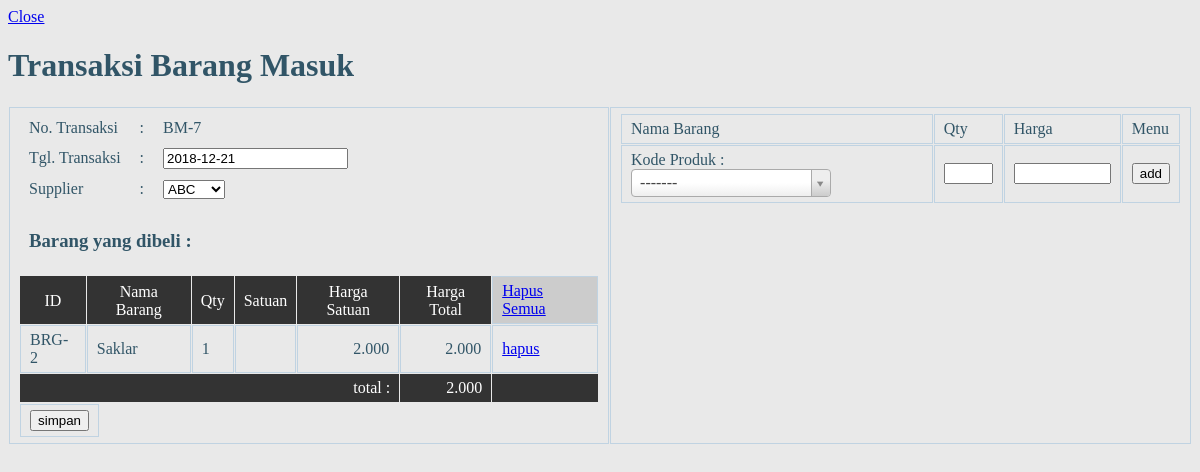
/form_beli.php, run on the app's committed database.
### tables this page shows
CREATE TABLE `temp_beli_detail` (
  `beli_id` varchar(9) NOT NULL,
  `barang_id` varchar(14) NOT NULL,
  `qty` smallint(7) NOT NULL,
  `harga_satuan` double(20,0) NOT NULL,
  `harga_total` double(20,0) NOT NULL
);

CREATE TABLE `barang` (
  `inc` int(9) NOT NULL AUTO_INCREMENT,
  `lokasi_id` int(11) NOT NULL,
  `barang_id` varchar(14) NOT NULL,
  `barang_nama` varchar(90) NOT NULL,
  `unit_id` tinyint(3) NOT NULL DEFAULT '0',
  `kategori_id` tinyint(3) DEFAULT NULL,
  `harga_beli` int(10) NOT NULL,
  `harga_jual` int(10) NOT NULL,
  `diskon` int(11) NOT NULL,
  `gambar` text,
  PRIMARY KEY (`inc`),
  KEY `barang_id` (`barang_id`)
);

### library/fungsi_standar.php (called while the page is built, shortened)
<?php
function penambahan($teks1, $teks2)
{
	$id=0;
	$query=mysql_query($teks1);
	$qry=mysql_query($teks2);
	$inc=mysql_fetch_array($qry);
	$nrow=mysql_num_rows($query);
	if ($nrow==0){
		$id=1;
	}else{
		$inc['inc']=$inc['inc']+1;
		$id=$inc['inc'];
	}
	return $id;
}
function digit($data){
		$input=$data;
		$panjang=strlen($input);
if ($panjang==0)
{
	return $input;
}
elseif ($panjang < 4)
{
	return $input;
}
else
{
		$n=$panjang-1;
		$point=1;
		$j=1;
		$teks=array();
	for ($i=$n;$i>0;$i--)
	{
		if($point==3)
		{
			$teks["$j"]=substr($input,$i,3);
			$point=0;
			$j++;
			$g=$i;
		}
		$point++;
	}
	$input= substr($input,0,$g);
	for ($k=$j;$k>0;$k--)
	{
		if ($k==1){
			$input=$input. $teks["$k"];
		}else{
			$input=$input. $teks["$k"].".";
		}
	}
	return $input;
}
}
?>

### form_beli.php (the view, shortened to what this page needs)
<?php
require_once "library/fungsi_standar.php";
$a="SELECT * FROM beli";
$b="SELECT inc FROM beli ORDER BY inc DESC LIMIT 1";
$inc=penambahan($a, $b);
?>
<!DOCTYPE html PUBLIC "-//W3C//DTD XHTML 1.0 Transitional//EN" "http://www.w3.org/TR/xhtml1/DTD/xhtml1-transitional.dtd">
<html xmlns="http://www.w3.org/1999/xhtml">
<head>
<link href="select-box-searching/select2.css" rel="stylesheet"/>
</head>
<body>
<div id="page">
<a href="index.php?halaman=barang_masuk"><div id="keluar">Close</div></a>
<div class="header"><h1>Transaksi Barang Masuk</h1></div>
<div class="halaman">
  <div class="tengah">
	<div class="batas_isi">
    <div class="isi">
<table border="0" cellspacing="1" cellpadding="0">
  <tr>
    <td>
    	<form id="form1" name="form1" method="post" action="proses.php">
			<table border="0" cellspacing="1" cellpadding="0">
  				<tr>
    				<td id="noborder">No. Transaksi</td>
    				<td id="noborder">:</td>
    				<td id="noborder"><?php echo "BM-$inc" ?><input name="beli_id" type="hidden" value="<?php echo "BM-$inc"; ?>" /></td>
  				</tr>
  				<tr>
    				<td id="noborder">Tgl. Transaksi</td>
    				<td id="noborder">:</td>
    				<td id="noborder"><input name="tgl_trans" type="text" id="datepicker" readonly='true' value="<?php echo date(Y)."-".date(m)."-".date(d);?>" /></td>
  				</tr>
  				<tr>
    				<td id="noborder">Supplier</td>
    				<td id="noborder">:</td>
    				<td id="noborder">
    				<select name="pilih_supplier" id="input">
                    <?php
						$supplier="SELECT * FROM supplier ORDER BY supplier_nama ASC";
						$qsupplier=mysql_query($supplier);
						while($dsupplier=mysql_fetch_array($qsupplier))
						{
							echo "<option value='$dsupplier[supplier_id]'>$dsupplier[supplier_nama]</option>";
						}
					?>
    				</select>
    				</td>
  				</tr>
			</table>
            <table border="0" cellspacing="1" cellpadding="0">
              <tr>
                <td id="noborder" colspan="8"><h3>Barang yang dibeli :</h3></td>
              </tr>
              <tr>
                <td id="namaField">ID</td>
                <td id="namaField">Nama Barang</td>
                <td id="namaField">Qty</td>
                <td id="namaField">Satuan</td>
                <td id="namaField">Harga Satuan</td>
                <td id="namaField">Harga Total</td>
                <td style="background-color:#CCC">
				<?php echo "<a href=proses.php?proses=hapus_item_beli&status=all&id=BM-$inc><div id=tombol>Hapus Semua</div></a>"; ?>
                </td>
              </tr>
              <?php
			  	$rinci="SELECT * FROM temp_beli_detail WHERE beli_id='BM-$inc'";
				$qrinci=mysql_query($rinci);
				while($drinci=mysql_fetch_array($qrinci))
				{
        		$b=mysql_fetch_array(mysql_query("select * from barang where barang_id ='$drinci[barang_id]'"));
			  ?>
              <tr>
                <td><?php echo $drinci['barang_id']; ?></td>
                <td><?php echo $b['barang_nama']; ?></td>
                <td><?php echo $drinci['qty']; ?></td>
                <td><?php echo $b['barang_kategori']; ?></td>
                <td align="right"><?php echo digit($drinci['harga_satuan']); ?></td>
                <td align="right"><?php echo digit($drinci['harga_total']); ?></td>
               <td><?php echo "<a href=proses.php?proses=hapus_item_beli&status=satu&id=$drinci[barang_id]><div id=tombol>hapus</div></a>"; ?></td>
              </tr>
              <?php } ?>
              <tr>
                <td style="color:#FFF; background-color:#333; border:none" colspan="5" align="right">total :</td>
                <td style="color:#FFF; background-color:#333; border:none" align="right">
					<?php
						$sum="SELECT SUM(harga_total)AS total FROM temp_beli_detail WHERE beli_id='BM-$inc'";
						$qsum=mysql_query($sum);
						$dsum=mysql_fetch_array($qsum);
						echo digit($dsum['total']);
					?>
                </td>
                <td style="color:#FFF; background-color:#333; border:none">&nbsp;</td>
              </tr>
            </table>
            <table border="0" cellspacing="1" cellpadding="0">
              <tr>
                <td><input type="submit" name="simpan" id="tombol" value="simpan" /></td>
              </tr>
            </table>
		</form>
	</td>
    <td valign="top">
    	<form id="formID"  name="form2" method="post" action="form_beli.php">
        <table border="0" cellspacing="1" cellpadding="0">
  			<tr>
    			<td>Nama Barang</td>
    			<td>Qty</td>
    			<td>Harga</td>
    			<td>Menu</td>
  			</tr>
  			<tr>
    			<td>
    			  <?php
echo 'Kode Produk : <select style="width:200px" id="states" name="pilih_barang" required="required" onchange="document.getElementById(\'barang_harga\').value = prdName[this.value]">';
echo '</select>';
?>
  			  	</td>
    			<td>
                <input type="text" name="qty" id="input" required='required' size="3" onkeypress="return isNumberKey(event)"/>
  			  	</td>
    			<td><label>
    			 <input name="harga" type="text" id="barang_harga" readonly='true' required='required' size="9" />
  			  </label></td>
   				<td><label>
   				  <input type="submit" name="add" id="tombol" value="add" />
			    </label></td>
  			</tr>
			</table>
	  </form>
    </td>
  </tr>
</table>
		</div>
    </div>
    </div>
  </div>
</div>
</body>
</html>

### form_beli.php (style rules this page uses)
#formID { border:none; margin:0px; padding:0px; }
td { padding:5px 9px; border:1px solid #c0d3e2; }
#namaField { color:#FFF; background-color:#333; text-align:center; padding-top:7px; border:none; }
body { color:#315567; background-color:#e9e9e9; }
#noborder { border:none; }

### data on the page
temp_beli_detail: barang "BRG-2", barang.barang_nama "Saklar", qty "1", harga_satuan "2.000", harga_total "2.000"

### other printed values
$inc "7"
digit($dsum['total']) "2.000"
form field pilih_supplier "ABC"
